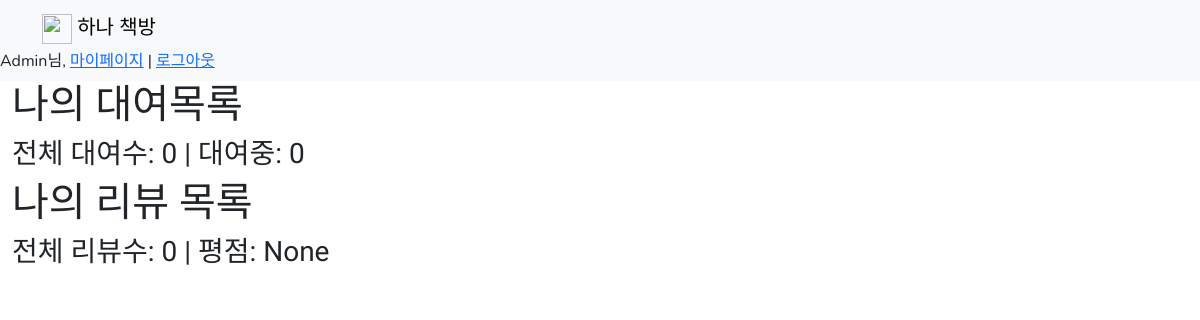
/books/my_rentals/ (signed in), run on an earlier commit of the app's database.
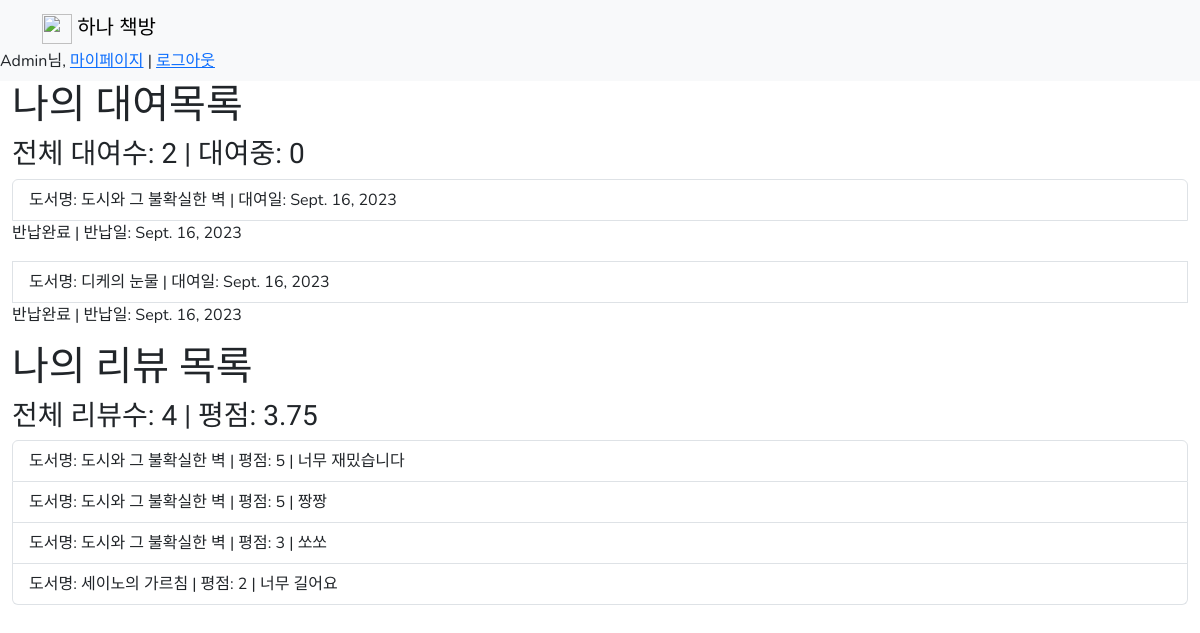
And on a later commit of the database.
### books/models.py (models this page shows, shortened)
class Rental(models.Model):
    rental_book = models.ForeignKey(Book, on_delete=models.CASCADE, related_name='rental_book')
    rental_user = models.ForeignKey(User, on_delete=models.CASCADE, related_name='rental_user')
    rental_date = models.DateField(auto_now_add=True) #최초 생성 일자
    return_date = models.DateField(null=True, blank=True) #반납 일자
    class Meta:
        ordering = ['return_date']

class Book(models.Model):
    title = models.CharField(max_length=200)
    author = models.CharField(max_length=200)
    publisher = models.CharField(max_length=200)
    stock = models.PositiveIntegerField()
    summary = models.TextField()
    image = models.ImageField(upload_to='book_image/',blank=True)
    class Meta:
        ordering = ['title']
    def __str__(self):
        return self.title

class ReviewRating(models.Model):
    review_book = models.ForeignKey(Book, on_delete=models.CASCADE, related_name='review_book')
    review_user = models.ForeignKey(User, on_delete=models.CASCADE, related_name='review_user')
    review = models.TextField(max_length=500, blank=False)
    rating = models.PositiveIntegerField(default=5, validators=[MaxValueValidator(5), MinValueValidator(1)]) #1~5
    created_date = models.DateTimeField(auto_now_add=True)
    updated_date = models.DateTimeField(auto_now=True)

### books/views.py (the view)
# urls.py: path('my_rentals/',MyRentalListView.as_view(),name='my_rentals'),
class MyRentalListView(LoginRequiredMixin,ListView):
    model = Rental
    context_object_name = 'rentals'
    template_name = 'books/myrental_list.html'
    def get_queryset(self):
        return Rental.objects.filter(rental_user=self.request.user)
    def get_context_data(self,  **kwargs):
        context = super().get_context_data(**kwargs)
        rental_count = cache.get('rental_count')
        if not rental_count:
            context['rental_count'] = Rental.objects.filter(rental_user=self.request.user).count()
            cache.set('rental_count', context['rental_count'])
        context['rental_count_not_return'] = Rental.objects.filter(rental_user=self.request.user, return_date__isnull=True).count()
        context['reviews'] = ReviewRating.objects.filter(review_user=self.request.user)
        context['review_count'] = ReviewRating.objects.filter(review_user=self.request.user).count()
        context['review_avg'] = ReviewRating.objects.filter(review_user=self.request.user).aggregate(Avg('rating'))['rating__avg']
        return context

### books/templates/books/myrental_list.html (shortened to what this page needs)
{% extends 'base.html' %}
{% block content %}
<h1>나의 대여목록 </h1>
<h3>전체 대여수: {{rental_count}} | 대여중: {{rental_count_not_return}} </h3>
<ul class="list-group">
    {% for rental in rentals %}
   <li class="list-group-item"> 도서명: {{rental.rental_book}} | 대여일: {{ rental.rental_date }}</li>
    {% if rental.return_date %}
    <p>반납완료 | 반납일: {{ rental.return_date }}</p>
    {% else %}
    <a class="list-gruop-item list-group-item-action" href="{% url 'book_return' rental.id%}">반납하기</a>
    {% endif %}
{% endfor %}
</ul>
<h1>나의 리뷰 목록 </h1>
<h3>전체 리뷰수: {{review_count}} | 평점: {{review_avg}}</h3>
<ul class="list-group">
    {% for review in reviews %}
   <li class="list-group-item"> 도서명: {{review.review_book}} | 평점: {{ review.rating }} | {{review.review}}</li>
{% endfor %}
</ul>
{% endblock %}

What changed in the data, as far as the page shows it:
added Rental: rental_book "도시와 그 불확실한 벽", rental_date "Sept. 16, 2023", return_date "Sept. 16, 2023"
added Rental: rental_book "디케의 눈물", rental_date "Sept. 16, 2023", return_date "Sept. 16, 2023"
added ReviewRating: review_book "도시와 그 불확실한 벽", rating "5", review "너무 재밌습니다"
added ReviewRating: review_book "도시와 그 불확실한 벽", rating "5", review "짱짱"
added ReviewRating: review_book "도시와 그 불확실한 벽", rating "3", review "쏘쏘"
added ReviewRating: review_book "세이노의 가르침", rating "2", review "너무 길어요"
Also different on the page:
{{ rental_count }}: "0" → "2"
{{ review_count }}: "0" → "4"
{{ review_avg }}: "None" → "3.75"
